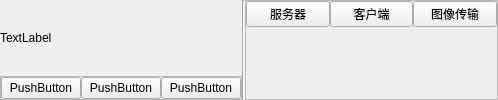
         <widget class="QWidget" name="pages_widget" native="true">
          <property name="styleSheet">
           <string notr="true"/>
          </property>
          <layout class="QGridLayout" name="gridLayout_4">
           <property name="leftMargin">
            <number>0</number>
           </property>
           <property name="topMargin">
            <number>0</number>
           </property>
           <property name="rightMargin">
            <number>0</number>
           </property>
           <property name="bottomMargin">
            <number>0</number>
           </property>
           <property name="spacing">
            <number>0</number>
           </property>
           <item row="0" column="0">
            <widget class="QStackedWidget" name="stackedWidget">
             <property name="currentIndex">
              <number>1</number>
             </property>
             <widget class="QWidget" name="serial_page">
              <widget class="QLabel" name="label">
               <property name="geometry">
                <rect>
                 <x>250</x>
                 <y>250</y>
                 <width>24</width>
                 <height>16</height>
                </rect>
               </property>
               <property name="text">
                <string>cbbb</string>
               </property>
              </widget>
             </widget>
             <widget class="QWidget" name="wifi_page">
              <layout class="QGridLayout" name="gridLayout_3" rowstretch="0,0,0" columnstretch="10,1">
               <property name="leftMargin">
                <number>0</number>
               </property>
               <property name="topMargin">
                <number>0</number>
               </property>
               <property name="rightMargin">
                <number>0</number>
               </property>
               <property name="bottomMargin">
                <number>0</number>
               </property>
               <property name="spacing">
                <number>0</number>
               </property>
               <item row="2" column="1">
                <layout class="QHBoxLayout" name="horizontalLayout" stretch="0,0">
                 <property name="spacing">
                  <number>0</number>
                 </property>
                 <property name="rightMargin">
                  <number>0</number>
                 </property>
                 <item>
                  <widget class="Line" name="wifi_line">
                   <property name="orientation">
                    <enum>Qt::Vertical</enum>
                   </property>
                  </widget>
                 </item>
                 <item>
                  <widget class="QFrame" name="wifi_task">
                   <property name="sizePolicy">
                    <sizepolicy hsizetype="Fixed" vsizetype="Preferred">
                     <horstretch>0</horstretch>
                     <verstretch>0</verstretch>
                    </sizepolicy>
                   </property>
                   <property name="minimumSize">
                    <size>
                     <width>253</width>
                     <height>0</height>
                    </size>
                   </property>
                   <property name="maximumSize">
                    <size>
                     <width>253</width>
                     <height>16777215</height>
                    </size>
                   </property>
                   <property name="frameShape">
                    <enum>QFrame::StyledPanel</enum>
                   </property>
                   <property name="frameShadow">
                    <enum>QFrame::Raised</enum>
                   </property>
                   <layout class="QGridLayout" name="gridLayout_9">
                    <property name="leftMargin">
                     <number>0</number>
                    </property>
                    <property name="topMargin">
                     <number>0</number>
                    </property>
                    <property name="rightMargin">
                     <number>0</number>
                    </property>
                    <property name="bottomMargin">
                     <number>0</number>
                    </property>
                    <property name="spacing">
                     <number>0</number>
                    </property>
                    <item row="0" column="1">
                     <layout class="QVBoxLayout" name="verticalLayout_9" stretch="8,20">
                      <property name="spacing">
                       <number>0</number>
                      </property>
                      <property name="bottomMargin">
                       <number>0</number>
                      </property>
                      <item>
                       <layout class="QHBoxLayout" name="horizontalLayout_2">
                        <item>
                         <widget class="QPushButton" name="pushButton">
                          <property name="text">
                           <string>服务器</string>
                          </property>
                         </widget>
                        </item>
                        <item>
                         <widget class="QPushButton" name="pushButton_3">
                          <property name="text">
                           <string>客户端</string>
                          </property>
                         </widget>
                        </item>
                        <item>
                         <widget class="QPushButton" name="pushButton_2">
                          <property name="text">
                           <string>图像传输</string>
                          </property>
                         </widget>
                        </item>
                       </layout>
                      </item>
                      <item>
                       <spacer name="verticalSpacer_10">
                        <property name="orientation">
                         <enum>Qt::Vertical</enum>
                        </property>
                        <property name="sizeHint" stdset="0">
                         <size>
                          <width>20</width>
                          <height>40</height>
                         </size>
                        </property>
                       </spacer>
                      </item>
                     </layout>
                    </item>
                   </layout>
                  </widget>
                 </item>
                </layout>
               </item>
               <item row="2" column="0">
                <layout class="QVBoxLayout" name="verticalLayout_4" stretch="10,3">
                 <property name="spacing">
                  <number>0</number>
                 </property>
                 <property name="bottomMargin">
                  <number>0</number>
                 </property>
                 <item>
                  <layout class="QVBoxLayout" name="verticalLayout_6">
                   <property name="bottomMargin">
                    <number>0</number>
                   </property>
                   <item>
                    <widget class="QLabel" name="label_2">
                     <property name="styleSheet">
                      <string notr="true"/>
                     </property>
                     <property name="text">
                      <string>TextLabel</string>
                     </property>
                    </widget>
                   </item>
                  </layout>
                 </item>
                 <item>
                  <layout class="QVBoxLayout" name="verticalLayout_8">
                   <item>
                    <widget class="QFrame" name="frame">
                     <property name="frameShape">
                      <enum>QFrame::StyledPanel</enum>
                     </property>
                     <property name="frameShadow">
                      <enum>QFrame::Raised</enum>
                     </property>
                     <layout class="QGridLayout" name="gridLayout_10">
                      <property name="leftMargin">
                       <number>0</number>
                      </property>
                      <property name="topMargin">
                       <number>0</number>
                      </property>
                      <property name="rightMargin">
                       <number>0</number>
                      </property>
                      <property name="bottomMargin">
                       <number>0</number>
                      </property>
                      <property name="spacing">
                       <number>0</number>
                      </property>
                      <item row="0" column="0">
                       <layout class="QHBoxLayout" name="horizontalLayout_4">
                        <item>
                         <widget class="QPushButton" name="pushButton_5">
                          <property name="text">
                           <string>PushButton</string>
                          </property>
                         </widget>
                        </item>
                        <item>
                         <widget class="QPushButton" name="pushButton_6">
                          <property name="text">
                           <string>PushButton</string>
                          </property>
                         </widget>
                        </item>
                        <item>
                         <widget class="QPushButton" name="pushButton_4">
                          <property name="text">
                           <string>PushButton</string>
                          </property>
                         </widget>
                        </item>
                       </layout>
                      </item>
                     </layout>
                    </widget>
                   </item>
                  </layout>
                 </item>
                </layout>
               </item>
              </layout>
             </widget>
            </widget>
           </item>
          </layout>
         </widget>
